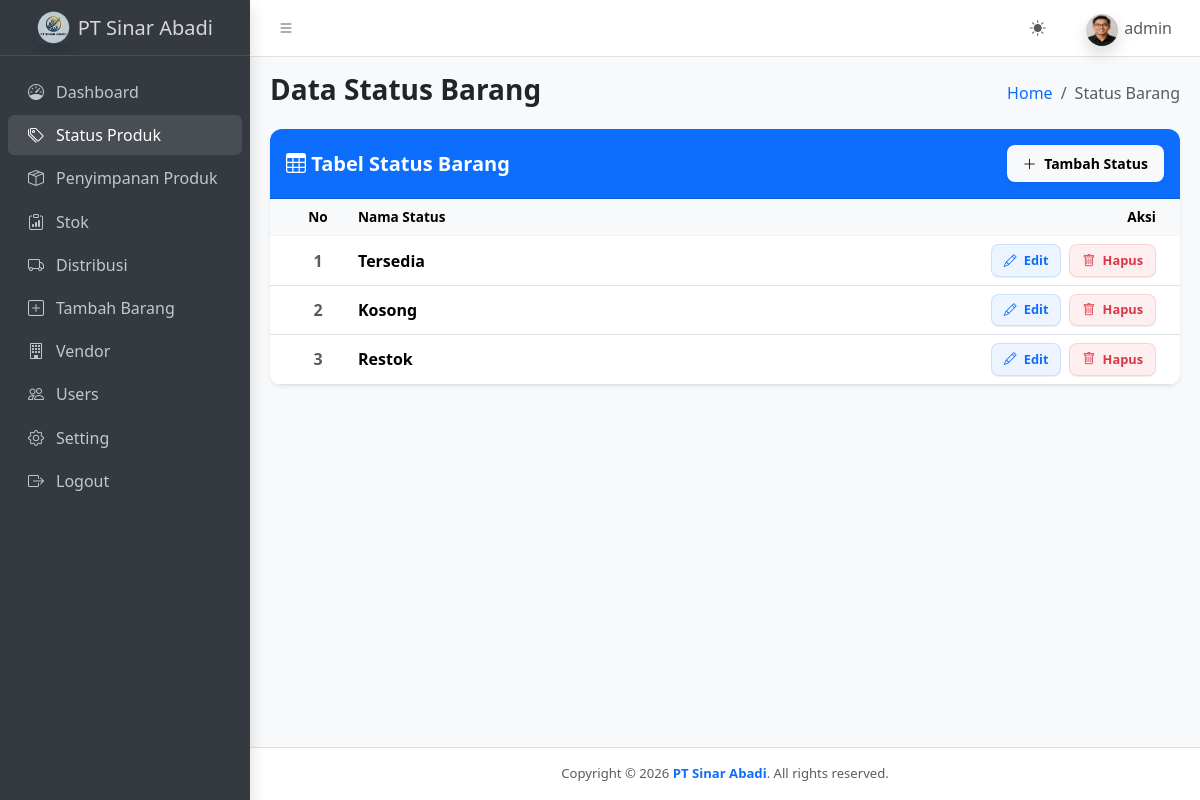
The app's page /status.php (signed in) with its own data.
### tables this page shows
CREATE TABLE `status_barang` (
  `id` int(11) NOT NULL AUTO_INCREMENT,
  `nama_status` varchar(100) NOT NULL,
  PRIMARY KEY (`id`)
);

### status.php (the view, shortened to what this page needs)
<?php
include 'koneksi.php';
$data = mysqli_query($koneksi, "SELECT * FROM status_barang");
include __DIR__ . '/components/head.php';
include __DIR__ . '/components/topbar.php';
include __DIR__ . '/components/sidebar.php';
?>
<main class="app-main">
    <div class="app-content-header">
        <div class="container-fluid">
            <div class="row">
                <div class="col-sm-6">
                    <h3 class="mb-0 fw-bold">Data Status Barang</h3>
                </div>
                <div class="col-sm-6">
                    <ol class="breadcrumb float-sm-end">
                        <li class="breadcrumb-item"><a href="index.php">Home</a></li>
                        <li class="breadcrumb-item active" aria-current="page">Status Barang</li>
                    </ol>
                </div>
            </div>
        </div>
    </div>
    <div class="app-content">
        <div class="container-fluid">
            <div class="row">
                <div class="col-12">
                    <div class="card shadow-sm border-0" style="border-radius: 12px; overflow: hidden;">
                        <div class="card-header bg-primary text-white d-flex justify-content-between align-items-center py-3">
                            <h5 class="mb-0 fw-bold"><i class="bi bi-table"></i> Tabel Status Barang</h5>
                            <button type="button" class="btn btn-light btn-sm ms-auto px-3 py-2 fw-semibold shadow-sm animate-btn" data-bs-toggle="modal" data-bs-target="#modalTambahStatus" style="border-radius: 8px; border: none;">
                                <i class="bi bi-plus-lg me-1"></i> Tambah Status
                            </button>
                        </div>
                        <div class="card-body p-0">
                            <div class="table-responsive">
                                <table class="table table-hover align-middle mb-0">
                                    <thead class="table-light text-secondary fw-semibold" style="font-size: 0.85rem; border-bottom: 1px solid #f1f5f9;">
                                        <tr>
                                            <th width="80" class="ps-4 text-center">No</th>
                                            <th>Nama Status</th>
                                            <th width="200" class="pe-4 text-end">Aksi</th>
                                        </tr>
                                    </thead>
                                    <tbody>
                                        <?php
                                        $no = 1;
                                        while ($row = mysqli_fetch_assoc($data)) {
                                        ?>
                                            <tr>
                                                <td class="ps-4 text-center text-muted fw-semibold"><?= $no++; ?></td>
                                                <td><strong><?= htmlspecialchars($row['nama_status']); ?></strong></td>
                                                <td class="pe-4 text-end">
                                                    <div class="d-inline-flex gap-2">
                                                        <button
                                                            type="button"
                                                            class="btn btn-edit-user-custom btn-edit-status btn-sm"
                                                            data-id="<?= $row['id']; ?>"
                                                            data-status-name="<?= htmlspecialchars($row['nama_status']); ?>">
                                                            <i class="bi bi-pencil me-1"></i> Edit
                                                        </button>
                                                        <a
                                                            href="hapus_status.php?id=<?= $row['id']; ?>"
                                                            class="btn btn-hapus-user-custom btn-hapus-status btn-sm"
                                                            data-status-name="<?= htmlspecialchars($row['nama_status']); ?>">
                                                            <i class="bi bi-trash me-1"></i> Hapus
                                                        </a>
                                                    </div>
                                                </td>
                                            </tr>
                                        <?php } ?>
                                    </tbody>
                                </table>
                            </div>
                        </div>
                    </div>
                </div>
            </div>
        </div>
    </div>
</main>
<?php include __DIR__ . '/components/footer.php'; ?>

### status.php (style rules this page uses)
.btn-edit-user-custom { color: #0d6efd; background: rgba(13, 110, 253, 0.08); border: 1px solid rgba(13, 110, 253, 0.15); border-radius: 8px; font-weight: 600; font-size: 0.8rem; padding: 0.35rem 0.75rem; transition: all 0.2s ease; text-decoration: none; }
.btn-hapus-user-custom { color: #dc3545; background: rgba(220, 53, 69, 0.08); border: 1px solid rgba(220, 53, 69, 0.15); border-radius: 8px; font-weight: 600; font-size: 0.8rem; padding: 0.35rem 0.75rem; transition: all 0.2s ease; text-decoration: none; }
.animate-btn { transition: all 0.2s ease; }

### records on screen
status_barang: nama_status "Tersedia"
status_barang: nama_status "Kosong"
status_barang: nama_status "Restok"

### other values on screen
$username "admin"
$appSettings['app_name'] "PT Sinar Abadi"
